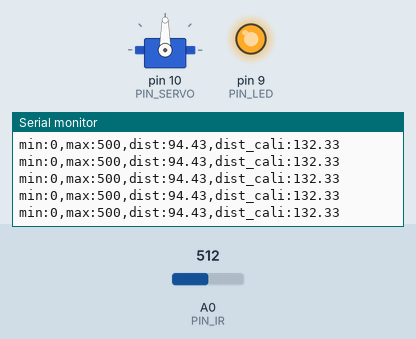
Simulated run of this sketch. Board: Arduino Uno, built with avr-gcc and run on an emulated ATmega328P. Parts: servo, output pins drawn as LEDs (lit = HIGH), the last lines printed to the serial monitor. The test bench sets the inputs (shaded band); at power-on: A0 (PIN_IR) = 512.

Above: at 1.2 s.
1.3 s: A0 (PIN_IR) set to 475
At 2.0 s:
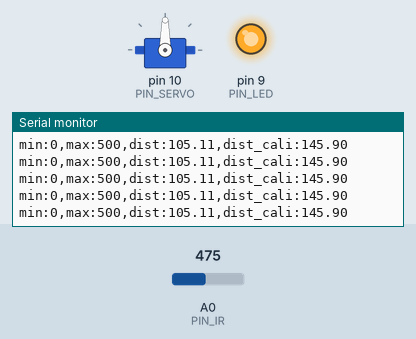
2.8 s: A0 (PIN_IR) set to 511
At 3.4 s:
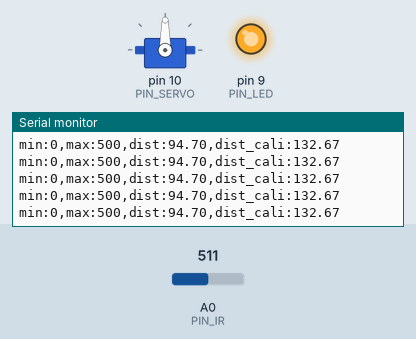
Timing chart, 0 to 5.8 s (numbered marks = the images above; inputs shaded):
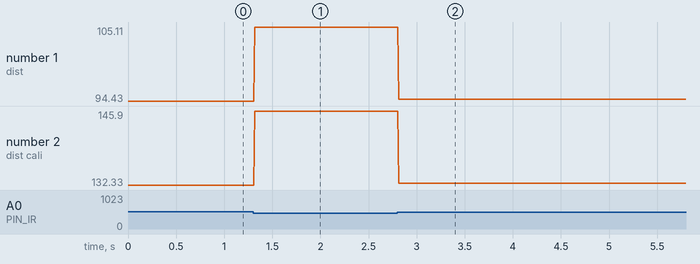

The sketch:

19_example_0.ino
```cpp
// Arduino pin assignment
#define PIN_IR A0
#define PIN_LED 9
#include <Servo.h>
#define PIN_SERVO 10

int a, b; // unit: mm
Servo myservo;
void setup() {
// initialize GPIO pins
  pinMode(PIN_LED,OUTPUT);
  digitalWrite(PIN_LED, 1);
  myservo.attach(PIN_SERVO);

// initialize serial port
  Serial.begin(57600);

  a = 70;
  b = 325;
}

float ir_distance(void){ // return value unit: mm
  float val;
  float volt = float(analogRead(PIN_IR));
  val = ((6762.0/(volt-9.0))-4.0) * 10.0;
  return val;
}

void loop() {
  float raw_dist = ir_distance();
  //float dist_cali = 100 + 300.0 / (b - a) * (raw_dist - a);
  float dist_cali = 75.0/59.0 * raw_dist + 725.0/59.0;
  Serial.print("min:0,max:500,dist:");
  Serial.print(raw_dist);
  Serial.print(",dist_cali:");
  Serial.println(dist_cali);
//  if(dist_cali >= 255){
//    myservo.writeMicroseconds(1720);
//  } else if(dist_cali <255){
//    myservo.writeMicroseconds(1310);
//  }
//
}
```

Measured:
- after the input at 1.3 s, the serial monitor: prints a new line at once (image 1)
- after the input at 2.8 s, the serial monitor: prints a new line at once (image 2)
- plotted number 1: 94.43 → 105.11 after the input at 1.3 s, 105.11 → 94.7 after the input at 2.8 s
- plotted number 2: 132.33 → 145.9 after the input at 1.3 s, 145.9 → 132.67 after the input at 2.8 s
